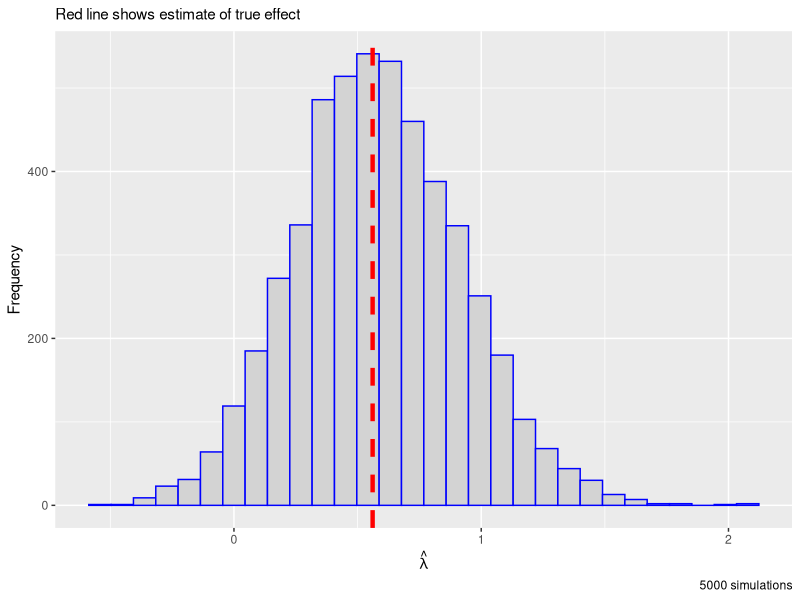

Write R code to recreate this figure. (Note: this script raises an error after producing the figure.)
#########################################################################
############# ----------- ML CAUSALITY SCRIPT 2 ----------- #############
#########################################################################

rm(list=ls())

# Call in the CRAN packages
ll <- c('tidyverse','magrittr','cowplot','stringr','scales','hdm','glmnet',
        'survival')
sapply(ll,function(l) require(l,character.only = T))

##################################################
##### ----- EXERCISE SIMULATIONS: EX1 ----- ######
##################################################

# -------- CASE 0: NO COVARIATES EXCEPT AN INTERCEPT ----------- #

# base R defines the exponential as:
# S(ti|bi) = exp(- ti * bi); bi = b0 + lam*di

# Define a simple simulation function
ex1a.sim <- function(b0,lam,t.co) {
  n1 <- 100
  n2 <- 100
  # Create the treatment indicator
  d <- rbinom(n=n1+n2,size=1,prob=0.5)
  # Create the individual level means
  gami <- b0 + lam*d
  # Generate the survival distributions
  ti <- rexp(n=n1+n2,rate=gami)
  # Determine if observation is dead or alive over the time period of analysis
  # Encore 1 as survival
  y <- ifelse(ti>=t.co,1,0)
  # Put into a data.frame
  df <- tibble(y=y,d=d)
  # Run the logit
  logit <- glm(y~d,family = binomial(link='logit'))
  # Return the coefficients
  return(coef(logit))
}

# Define number of simulations and run it
nsim <- 1000
sim1a.df <- matrix(NA,nrow=nsim,ncol=2)
# So we should expect a mean of 0.5 and 1 for each group, respectively
b0 <- 2
lam <- -1
t.co <- 1/2
set.seed(1)
for (k in 1:nsim) { sim1a.df[k,] <- ex1a.sim(b0,lam,t.co) }
# Get the coefficient values
lam1a.mu <- apply(sim1a.df,2,mean)
b0a <- lam1a.mu[1]
lama <- lam1a.mu[2]

# We see the fitted probabilities are the same
1/(1+exp(-(b0a+lama)))
exp(-t.co*(b0+lam))

# Define the odds of survival for both
odds.d1 <- exp(-t.co*(b0+lam*1))/(1-exp(-t.co*(b0+lam*1)))
odds.d0 <- exp(-t.co*(b0+lam*0))/(1-exp(-t.co*(b0+lam*0)))

odds.d1/odds.d0
exp(lam1a.mu[2])

# -------- CASE 1: ONE COVARIATE WITH CONFOUNDING ----------- #

# base R defines the exponential as:
# S(ti|bi) = exp(- ti * bi); bi = b0 + psi*di

# Define the dgp with the confounders
dgp.1b <- function(g0,g1,psi,mu.d0,mu.d1,t.co,n0,n1) {
  # Create the treatment indicator
  d <- rep(c(0,1),times=c(n0,n1))
  # Create the covariate for each
  x.d1 <- rnorm(n=n1,mean=mu.d1,sd = 1)
  x.d0 <- rnorm(n=n0,mean=mu.d0,sd = 1)
  x <- c(x.d0,x.d1)
  # Create the individual level means
  gami <- g0 + g1*x + psi*d
  # Generate the survival distributions
  ti <- rexp(n=(n0+n1),rate=gami)
  # Determine if observation is dead or alive over the time period of analysis: encode 1 as survival
  y <- ifelse(ti>=t.co,1,0)
  # Put into a data.frame
  df <- tibble(y,d,x)
  # df %>% group_by(d) %>% summarise_each(funs(mean(.)))
  return(df)
}

# Define a simple simulation function
ex1b.sim <- function(g0,g1,psi,mu.d0,mu.d1,t.co,n0,n1) {
  # Run the dgp
  df <- dgp.1b(g0,g1,psi,mu.d0,mu.d1,t.co,n0,n1)
  # Run the logit
  logit <- glm(y~d+x,family = binomial(link='logit'),data=df)
  # Return the coefficients
  return(coef(logit))
}

# Define number of simulations and run it
nsim <- 5000
sim1b.df <- matrix(NA,nrow=nsim,ncol=3)
# Define the gamma
g0 <- 1; n0 <- 100
g1 <- 0.5; n1 <- 100
mu.d0 <- 4
mu.d1 <- 5
psi <- -1
t.co <- 1/3
set.seed(1)
for (k in 1:nsim) { sim1b.df[k,] <- ex1b.sim(g0,g1,psi,mu.d0,mu.d1,t.co,n0,n1) }
# Get the coefficient values
(lam1b.mu <- apply(sim1b.df,2,mean))
coefb <- t(data.frame(lam1b.mu)) %>% data.frame %>% set_colnames(c('b0','lam','b1'))

# Now run the simulation studies for the 50/50 case where everyone gets the treatment....
# Change in probability for the people who got the treatment
npeep <- 50000
# Generate the survival distributions
set.seed(1)
g1.treated <- rexp(n=npeep,rate=g0 + g1*rnorm(npeep,mu.d1) + psi*1) %>% na.omit
g1.notreat <- rexp(n=npeep,rate=g0 + g1*rnorm(npeep,mu.d1) + psi*0) %>% na.omit
g0.treated <- rexp(n=npeep,rate=g0 + g1*rnorm(npeep,mu.d0) + psi*1) %>% na.omit
g0.notreat <- rexp(n=npeep,rate=g0 + g1*rnorm(npeep,mu.d0) + psi*0) %>% na.omit
ga.treated <- rexp(n=npeep,rate=g0 + g1*rnorm(npeep,(mu.d0*n0+mu.d1*n1)/(n0+n1)) + psi*1) %>% na.omit
ga.notreat <- rexp(n=npeep,rate=g0 + g1*rnorm(npeep,(mu.d0*n0+mu.d1*n1)/(n0+n1)) + psi*0) %>% na.omit
# Store in list and then get the average effect
att.list <- list(g1.treated,g1.notreat,g0.treated,g0.notreat) %>%
              lapply(.,function(qq) ifelse(qq>t.co,1,0) %>% mean) %>% unlist
att.list2 <- list(ga.treated,ga.notreat) %>% lapply(.,function(qq) ifelse(qq>t.co,1,0) %>% mean) %>% unlist
# Odds increase of survival for treatment group
att.t <- (att.list[1]/(1-att.list[1]))/(att.list[2]/(1-att.list[2]))
att.nt <- (att.list[3]/(1-att.list[3]))/(att.list[4]/(1-att.list[4]))
# Next
lam.hata <- (att.t*n1 + att.nt*n0)/(n0+n1)
lam.hatb <- (att.list2[1]/(1-att.list2[1]))/(att.list2[2]/(1-att.list2[2]))
exp(lam1b.mu[2])

# Get the average value of x
mu.x <- (mu.d0+mu.d1)/2

# Now plot it
lam.b.df <- tibble(lam.hat=sim1b.df[,2])
# gg it
gg.simb <- ggplot(lam.b.df,aes(x=lam.hat)) + 
  geom_histogram(color='blue',fill='lightgrey',bins=30) + 
  geom_vline(xintercept = log(lam.hatb),color='red',linetype=2,size=1.5) + 
  labs(x=expression(hat(lambda)),y='Frequency',
       subtitle='Red line shows estimate of true effect',
       caption='5000 simulations')

# Do our own simulation
set.seed(1)
ni <- 100
# Create the treatment indicator
d <- rep(c(0,1),each=ni)
# Create the covariate for each
x.d1 <- rnorm(n=ni,mean=mu.d1,sd = 1)
x.d0 <- rnorm(n=ni,mean=mu.d0,sd = 1)
x <- c(x.d0,x.d1)
# Create the individual level means
gami <- g0 + g1*x + psi*d
# Generate the survival distributions
ti <- rexp(n=ni*2,rate=gami)
# Determine if observation is dead or alive over the time period of analysis: encode 1 as survival
y <- ifelse(ti>=t.co,1,0)
# Put into a data.frame
df <- tibble(y,d,x,ti)  
sim.Surv <- with(df,Surv(time=ti,event = rep(1,length(ti))))
sim.Survfit <- survfit(sim.Surv~d,data = df %>% mutate(d=ifelse(d==1,'Treatment','Non-treatment')))
library(survminer)
gg.survb <- ggsurvplot(sim.Survfit,legend.title = NULL,
           legend.labs = c('Non-treatment','Treatment'),
           legend='bottom') #c(0.5,0.75) 
